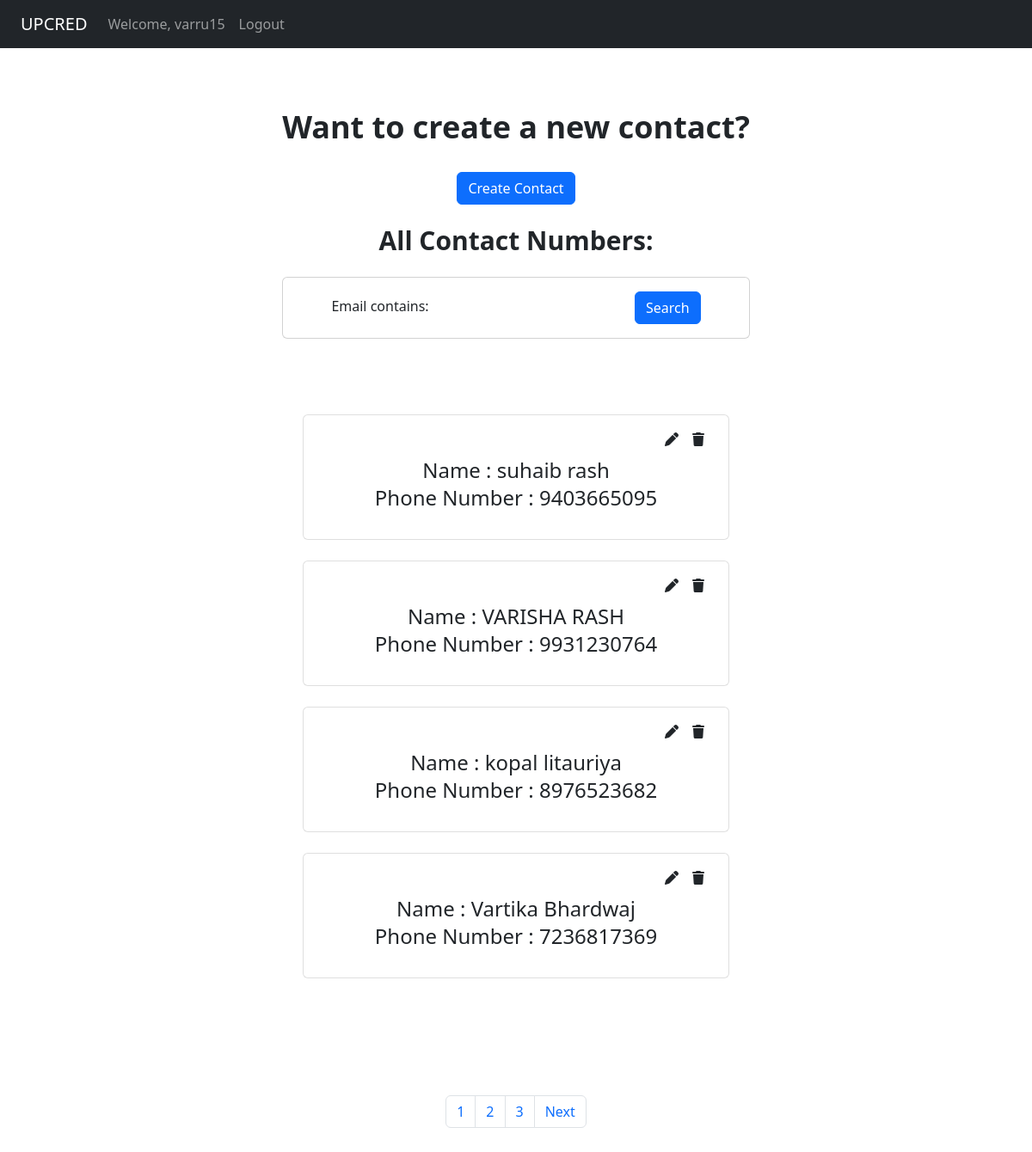
The app's page / (signed in) with its own data.
### contact/models.py (models this page shows, shortened)
class Contact(models.Model):
    date_created = models.DateTimeField(auto_now_add=True, null=True)
    name = models.CharField(max_length=100, null=True)
    email = models.EmailField(unique=True, null=False,default = None)
    phone_number =  models.CharField(null=False, max_length=10, blank=False, unique=True)

### contact/views.py (the view)
# urls.py: path('',views.dashboard,name="home"),
@login_required(login_url='login')
def dashboard(request):
	contacts = Contact.objects.all()
	filter = ContactFilter(request.GET, queryset=Contact.objects.all())
	contacts = filter.qs
	p = Paginator(contacts, 4)
	page_number = request.GET.get('page')
	page_obj = p.get_page(page_number)
	context= {'contacts': contacts, 'page_obj': page_obj, 'filter': filter}
	return render(request, 'dashboard.html', context)

### templates/dashboard.html (shortened to what this page needs)
{%  extends 'main.html' %}
{% block content %}
<div class="container text-center flex flex-row justify-center my-10">
	<div class="">
		<h2 class="font-bold text-4xl my-8"> Want to create a new contact? </h2>
		<a class="btn btn-primary" href="{% url 'createContact' %}">Create Contact</a>
		<h1 class="font-bold text-3xl mt-4">All Contact Numbers:</h1>
		 <div class="row my-4">
			<div class="col">
				<div class="card card-body">
					<form method="GET" action="/">
						{{filter.form}}
						<button class="btn btn-primary" type="submit">Search</button>
				  	</form>
				</div>
			</div>
		</div>
		<div class="p-4 my-10">
				{% for contact in page_obj.object_list %}
					<ul class="my-4 list-group">
						<li class="list-group-item pb-8">
							<div class="flex justify-end items-end">
								<a href="{% url 'updateContact' contact.id %}" class="mx-2 my-2"><i class="fa-solid fa-pen"></i></a>
							 <a href="{% url 'deleteContact' contact.id %}" class="mr-3 ml-2 my-2"><i class="fa-solid fa-trash"></i></a>
							</div>
							<h1 class="text-2xl"> Name : {{contact.name}}</h1>
							<h1 class="text-2xl"> Phone Number : {{contact.phone_number}}</h1>
						</li>
					</ul>
				{% endfor %}
		</div>
	</div>
</div>
<nav class="container text-center flex justify-center my-12">
	<ul class="pagination">
		{%if page_obj.number < 4 %}
		<li class="page-item"><a class="page-link" href="?page=1">1</a></li>
		<li class="page-item"><a class="page-link" href="?page=2">2</a></li>
		<li class="page-item"><a class="page-link" href="?page=3">3</a></li>
		{% else  %}
		<li class="page-item"><a class="page-link" href="?page={{page_obj.number}}">{{page_obj.number}}</a></li>
		{% endif %}
		{% if page_obj.has_next %}
			<li class="page-item">
				<a class="page-link" href="?page={{ page_obj.next_page_number }}" aria-label="Next">
				<span aria-hidden="true">Next</span>
				</a>
			</li>
		{% endif %}
	</ul>
  </nav>
	</div>
{% endblock %}

### templates/main.html (shortened to what this page needs)
{% load static %}
<!DOCTYPE html>
<html>
<head>
	<link href="https://cdn.jsdelivr.net/npm/bootstrap@5.2.1/dist/css/bootstrap.min.css" rel="stylesheet">
	<link href="{% static 'fontawesomefree/css/fontawesome.css' %}" rel="stylesheet" type="text/css">
    <link href="{% static 'fontawesomefree/css/brands.css' %}" rel="stylesheet" type="text/css">
    <link href="{% static 'fontawesomefree/css/solid.css' %}" rel="stylesheet" type="text/css">
</head>
<body>
	<div class="">
		<nav class="navbar navbar-expand-lg navbar-dark bg-dark">
			<a class="navbar-brand ml-6" href="/">UPCRED</a>
			<div>
			  <ul class="navbar-nav mr-auto">
				{% if user.is_authenticated %}
				<li class="nav-item">
				  <a class="nav-link" href="/">Welcome, {{user.username}}</a>
				</li>
				<li class="nav-item">
					<a class="nav-link text-right" href="{% url 'logout' %}">Logout</a>
				</li>
				{% else %}
				<li class="nav-item">
				  <a class="nav-link text-right" href="{% url 'login' %}">Login</a>
				</li>
				{% endif %}
			  </ul>
			</div>
		  </nav>
	{% block content %}
	{% endblock %}
</body>
<script src="https://cdn.tailwindcss.com"></script>
</html>

### records on screen
Contact: name "suhaib rash", phone_number "9403665095"
Contact: name "VARISHA RASH", phone_number "9931230764"
Contact: name "kopal litauriya", phone_number "8976523682"
Contact: name "Vartika Bhardwaj", phone_number "7236817369"

### other values on screen
{{ user.username }} "varru15"
